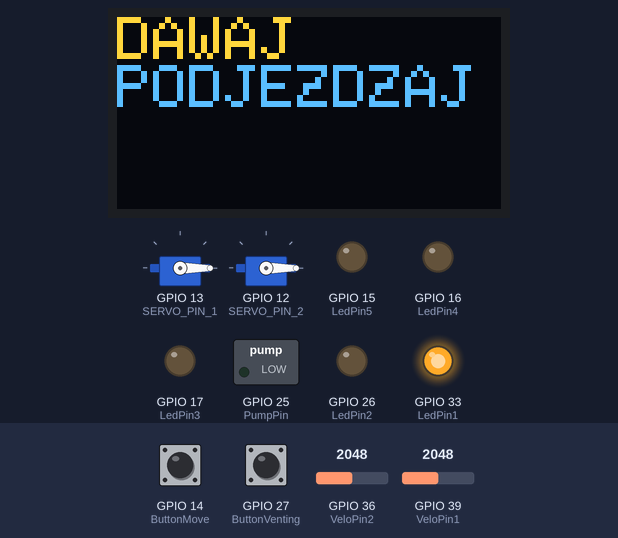
The program below on a simulated ESP32. On the bench: 128×64 one-colour display, 2 × servo, switched loads named in the program (green lamp = pin HIGH), output pins drawn as LEDs (lit = HIGH). The inputs (shaded band) are chosen by the test bench; at power-on: GPIO 14 (ButtonMove) HIGH, GPIO 27 (ButtonVenting) HIGH, GPIO 36 (VeloPin2) = 2048, GPIO 39 (VeloPin1) = 2048. The OLED is the two-colour kind (top 16 rows yellow).

Above: at 1.2 s.
1.3 s: GPIO 14 (ButtonMove) pulled LOW for 0.15 s
At 2.2 s:
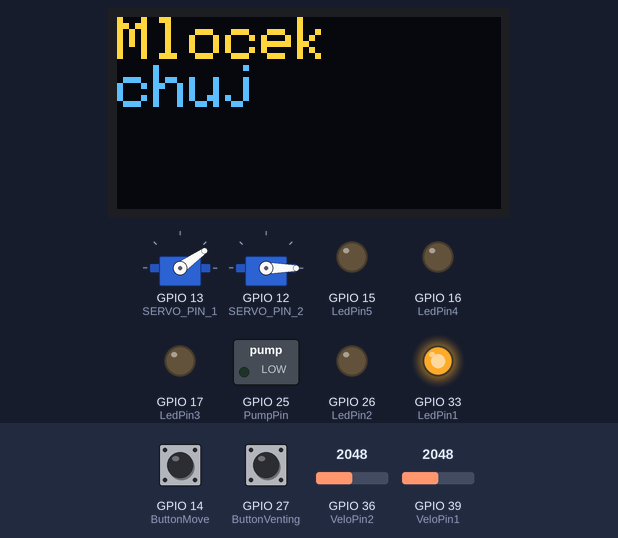
At 3.7 s:
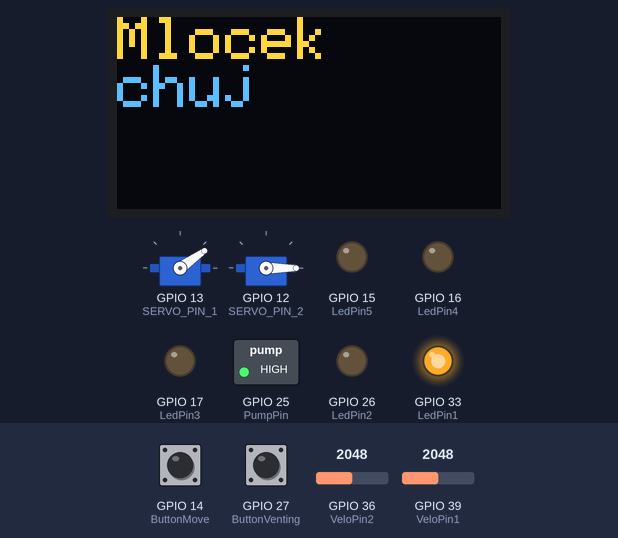
Timing chart, 0 to 18.9 s (numbered marks = the images above; inputs shaded):
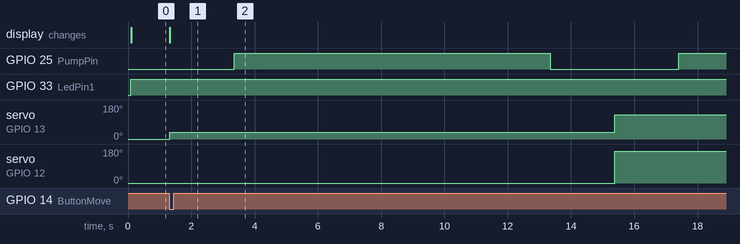

The program:

main.cpp
```cpp
#include <Arduino.h>
#include <ESP32Servo.h>
#include "Velostat.h"
#include "pump.h"
#include "Display.h"
#include "decalarations.h"

Servo servo1;
Servo servo2;
MyDisplay screen;

Velo v1(VeloPin1, LedPin1, &servo1, &servo2,V1_S1_TARGET_ANGLE,V1_S2_TARGET_ANGLE,VELO1_threshold);
Velo v2(VeloPin2, LedPin2, &servo1, &servo2,V2_S1_TARGET_ANGLE,V2_S2_TARGET_ANGLE,VELO2_threshold);
Velo v3(VeloPin3, LedPin3, &servo1, &servo2,V3_S1_TARGET_ANGLE,V3_S2_TARGET_ANGLE,VELO3_threshold);
Velo v4(VeloPin4, LedPin4, &servo1, &servo2,V4_S1_TARGET_ANGLE,V4_S2_TARGET_ANGLE,VELO4_threshold);
Velo v5(VeloPin5, LedPin5, &servo1, &servo2,V5_S1_TARGET_ANGLE,V5_S2_TARGET_ANGLE,VELO5_threshold);

Velo* all_glasses[] = {
  &v1,&v2,&v3,&v4,&v5
};
int current_glass_index;
Pump p1(PumpPin);


enum Robot_state {
  IDLE,
  WAITING_FOR_BUTTON,
  MOVE,
  POUR,
  WAIT_FOR_EMPTY,

};

Robot_state state = IDLE;

bool Any_Velo_Placed();
void Servo_debug();
void goToState(Robot_state newState, String msg);

void setup() {
  Serial.begin(115200);
  screen.setupDisplay();
  goToState(IDLE, "Chlusniem bo usniem");
  pinMode(VeloPin1, INPUT);
  pinMode(VeloPin2, INPUT);
  pinMode(VeloPin3, INPUT);
  pinMode(VeloPin4, INPUT);
  pinMode(VeloPin5, INPUT);
  pinMode(PumpPin, OUTPUT);
  pinMode(LedPin1, OUTPUT);
  pinMode(LedPin2, OUTPUT);
  pinMode(LedPin3, OUTPUT);
  pinMode(LedPin4, OUTPUT);
  pinMode(LedPin5, OUTPUT);

  pinMode(ButtonMove, INPUT_PULLUP);
  pinMode(ButtonVenting, INPUT_PULLUP);
  ESP32PWM::allocateTimer(0);
  ESP32PWM::allocateTimer(1);
  servo1.attach(SERVO_PIN_1,  300, 2600);
  servo2.attach(SERVO_PIN_2, 300, 2600);
  servo1.write(0);
  servo2.write(0);
  p1.stop();
}

void loop() {
  // Servo_debug();
  // v1.debug();
  // v2.debug();
  // v3.debug();
  // v4.debug();
  // v5.debug();

  switch (state)
  {
    case IDLE:
      servo1.write(0);
      servo2.write(0);
      p1.venting();
      current_glass_index = 0;
      if(Any_Velo_Placed()) {goToState(WAITING_FOR_BUTTON, "DAWAJ \nPODJEZDZAJ");}
    break;

    case WAITING_FOR_BUTTON:
      if(digitalRead(ButtonMove) == LOW ) {goToState(MOVE, "Mlocek\nchuj");}
      if(!Any_Velo_Placed()) {goToState(IDLE, "Chlusniem bo usniem");}
    break;

    case MOVE:
      if (current_glass_index >= TOTAL_GLASSES) {
        goToState(WAIT_FOR_EMPTY, "Ciach\nbabke\nw piach!");
      }
      else if (all_glasses[current_glass_index]->Check())
         {
          all_glasses[current_glass_index]->move();
          goToState(POUR, "Mlocek\nchuj");
        }
      else {
        current_glass_index++;
      }
    break;

    case POUR:
      p1.start(10);
      current_glass_index++;
      goToState(MOVE, "Mlocek\nchuj");
    break;

    case WAIT_FOR_EMPTY:
      servo1.write(180);
      servo2.write(180);
      if(!Any_Velo_Placed()) {delay(3000); goToState(IDLE, "Chlusniem bo usniem");}
    break;
  }
}


bool Any_Velo_Placed() {
  for (int i = 0; i < TOTAL_GLASSES; i++) {
    if (all_glasses[i]->Check()) {
      return true;
    }
  }
  return false;
}


 void Servo_debug() {
  if (Serial.available() > 0) {
    int num = Serial.parseInt();
    int pos = Serial.parseInt();

    if (num == 1) {
      servo1.write(pos);
      Serial.print(">>> Servo 1 -> "); Serial.println(pos);
    }
    else if (num == 2) {
      servo2.write(pos);
      Serial.print(">>> Servo 2 -> "); Serial.println(pos);
    }


    while(Serial.available() > 0) Serial.read();
  }
 }

void goToState(Robot_state newState, String msg) {
  state = newState;
  screen.showMessage(msg);
}
```

Display.cpp
```cpp
#include <Arduino.h>
#include "Display.h"

MyDisplay::MyDisplay() : display(128, 64, &Wire, -1) {}

void MyDisplay::setupDisplay() {
    display.begin(0x3C, true);
    display.setRotation(0);
    display.setTextColor(SH110X_WHITE);
    display.clearDisplay();
    display.display();
}

void MyDisplay::showMessage(String text) {
    display.clearDisplay();
    // display.setCursor(0, 0);
    // display.setTextSize(1);
    // display.println("STATUS:");
    display.setTextSize(2);
    display.setCursor(0, 0);
    display.println(text);
    display.display();
}
```

Display.h
```cpp
#include <Arduino.h>
#include <Adafruit_GFX.h>
#include <Adafruit_SH110X.h>
#include <Wire.h>

class MyDisplay {
private:
    Adafruit_SH1106G display;
public:
    MyDisplay();
    void setupDisplay();
    void showMessage(String text);

};
```

Velostat.h
```cpp
#include <ESP32Servo.h>

class Velo {
    private:
    int Pin;
    int ID;
    static int count;
    int led_pin;
    Servo *Servo1;
    Servo *Servo2;
    int Target_S1_angle;
    int Target_S2_angle;
    int threshold;

    public:
    Velo(int, int, Servo*, Servo*, int, int,int);
    bool Check();
    void debug();
    void move();

};
```

decalarations.h
```cpp
#define VeloPin1 39
#define VeloPin2 36
#define VeloPin3 34
#define VeloPin4 35
#define VeloPin5 32
#define ButtonMove 14
#define ButtonVenting 27
#define PumpPin 25
#define SERVO_PIN_1 13
#define SERVO_PIN_2 12
#define LedPin1 33
#define LedPin2 26
#define LedPin3 17
#define LedPin4 16
#define LedPin5 15

#define V1_S1_TARGET_ANGLE 30
#define V1_S2_TARGET_ANGLE 17

#define V2_S1_TARGET_ANGLE 35
#define V2_S2_TARGET_ANGLE 0

#define V3_S1_TARGET_ANGLE 129
#define V3_S2_TARGET_ANGLE 168

#define V4_S1_TARGET_ANGLE 142
#define V4_S2_TARGET_ANGLE 162

#define V5_S1_TARGET_ANGLE 150
#define V5_S2_TARGET_ANGLE 140

#define TOTAL_GLASSES 5


#define VELO1_threshold 2000
#define VELO2_threshold 2600
#define VELO3_threshold 2200
#define VELO4_threshold 2500
#define VELO5_threshold 2500
```

pump.cpp
```cpp
#include "pump.h"
#include <Arduino.h>
#include "decalarations.h"

Pump::Pump(int pin) {
    Pin = pin;
}

void Pump::start(int time) {
    delay(2000);
    digitalWrite(Pin, HIGH);
    delay(time*1000);
    digitalWrite(Pin, LOW);
    delay(2000);
}

void Pump::stop() {
    digitalWrite(Pin, LOW);
}

void Pump::venting(){
    if(digitalRead(ButtonVenting) == LOW){
        digitalWrite(Pin, HIGH);
    }
    else digitalWrite(Pin, LOW);
}
```

pump.h
```cpp
class Pump {
    private:
    int Pin;

    public:
    Pump(int pin);
    void start(int);
    void stop();
    void venting();

};
```

velostat.cpp
```cpp
#include <iostream>
#include "Velostat.h"
#include <Arduino.h>
#include <ESP32Servo.h>


Velo::Velo(int pin, int l_pin, Servo* s1, Servo* s2,int t_a1,int t_a2, int tr) {
    Pin = pin;
    count++;
    ID = count;
    led_pin = l_pin;
    Servo1 = s1;
    Servo2 = s2;
    Target_S1_angle = t_a1;
    Target_S2_angle = t_a2;
    threshold = tr;
}


int Velo::count = 0;

bool Velo::Check() {
    if(analogRead(Pin) < threshold) {
        digitalWrite(led_pin, LOW);
        return true;
    }
    else {
        digitalWrite(led_pin, HIGH);
        return false;
    }
}

void Velo::debug() {
    Serial.print("V");
    Serial.print(ID);
    Serial.print(": ");
    Serial.print(Check());
    Serial.print(" amount: ");
    Serial.print(analogRead(Pin));
    Serial.print('\n');
    delay(500);
}

void Velo::move() {
    Servo1->write(Target_S1_angle);
    Servo2->write(Target_S2_angle);
}
```

Measured:
- after the input at 1.3 s, GPIO 25 (PumpPin): LOW → HIGH after 2.1 s, → LOW 10.0 s later, → HIGH 4.1 s later; servo on GPIO 13 (SERVO_PIN_1): 0° → 35° at once, → 129° 14.1 s later; servo on GPIO 12 (SERVO_PIN_2): 0° → 168° after 14.1 s; the display: changes at once (image 1)
